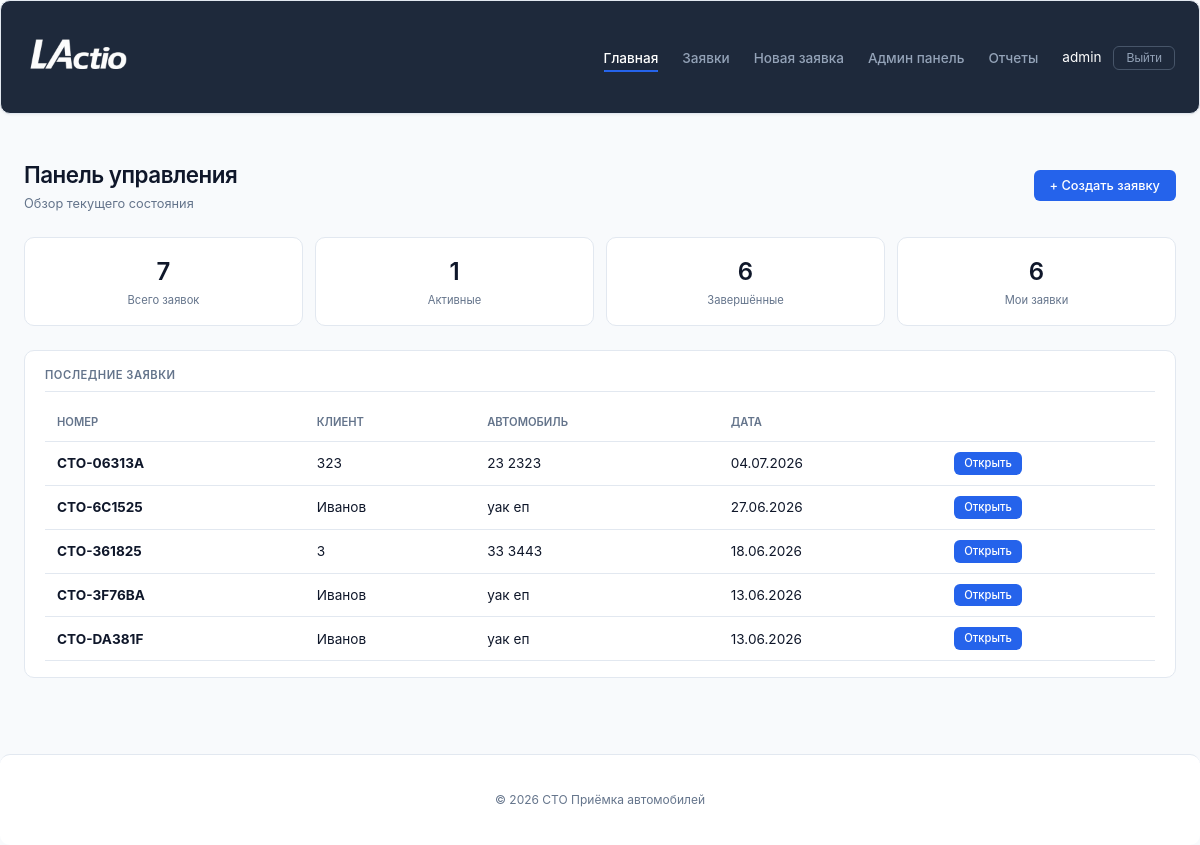
/ (signed in), run on an earlier commit of the app's database.
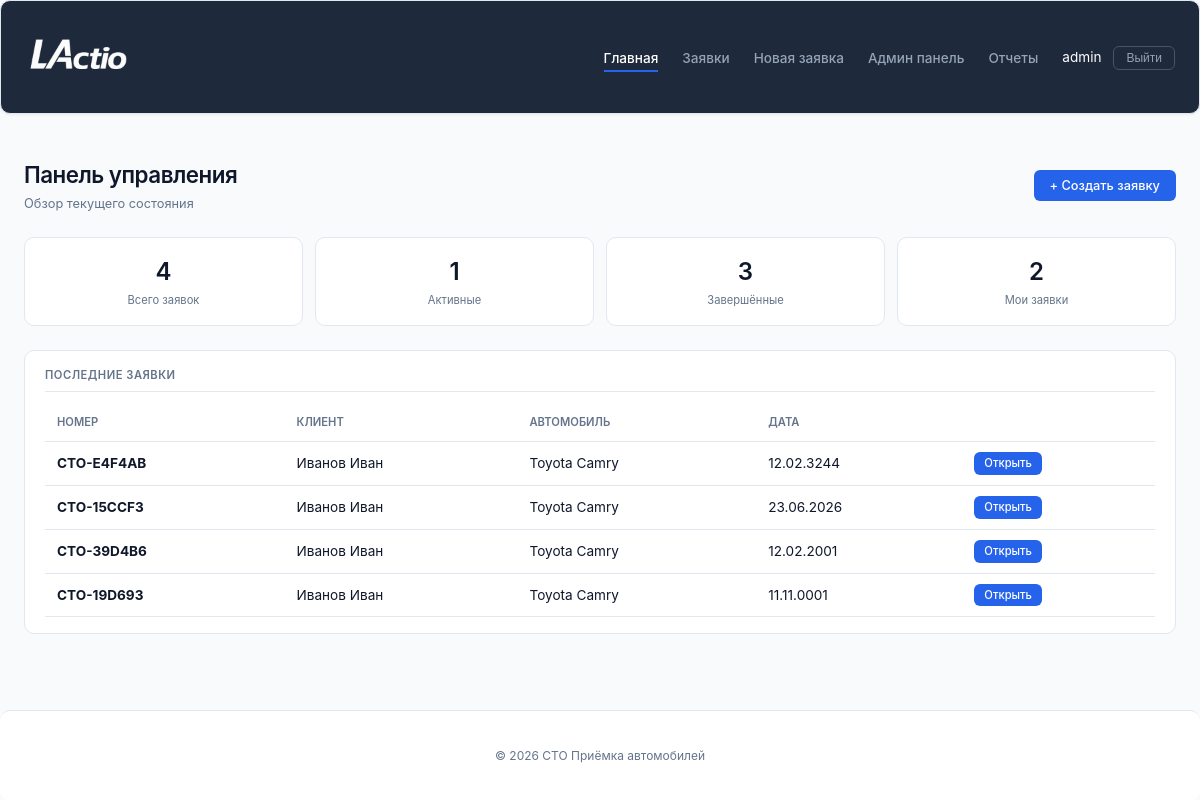
And on a later commit of the database.
### service_reception/models.py (models this page shows, shortened)
class RepairRequest(models.Model):
    STATUS_CHOICES = [
        ('draft', 'Черновик'),
        ('active', 'Активна'),
        ('completed', 'Завершена'),
        ('cancelled', 'Отменена'),
    ]
    request_number = models.CharField(max_length=20, unique=True, editable=False)
    receptionist = models.ForeignKey(User, on_delete=models.CASCADE)
    reception_date = models.DateField()
    reception_time = models.TimeField()
    client_name = models.CharField(max_length=200)
    client_phone = models.CharField(max_length=20)
    car_brand = models.CharField(max_length=100)
    car_model = models.CharField(max_length=100)
    license_plate = models.CharField(max_length=20, blank=True)
    vin = models.CharField(max_length=17, blank=True)
    work_types = models.ManyToManyField('WorkType', blank=True)
    issue_description = models.TextField()
    notes = models.TextField(blank=True)
    dashboard_photo = models.ImageField(
        upload_to='dashboard/',
        blank=True,
        null=True,
        verbose_name='Фото приборной панели'
    )
    mileage = models.IntegerField(
        null=True,
        blank=True,
        verbose_name='Пробег (км)'
    )
    status = models.CharField(max_length=20, choices=STATUS_CHOICES, default='draft')
    started_at = models.DateTimeField(null=True, blank=True, verbose_name="Время начала")
    completed_at = models.DateTimeField(null=True, blank=True, verbose_name="Время завершения")
    time_spent = models.DurationField(null=True, blank=True, verbose_name="Затраченное время")

### service_reception/views.py (the view, shortened to what this page needs)
# urls.py: path('', views.home, name='home'),
def home(request):
    if request.user.is_authenticated:
        if request.user.is_staff:
            all_requests = RepairRequest.objects.all()
            my_requests = RepairRequest.objects.filter(receptionist=request.user)
            total_requests = all_requests.count()
            total_active = all_requests.filter(status='active').count()
            total_completed = all_requests.filter(status='completed').count()
            my_requests_count = my_requests.count()
            recent_requests = all_requests.order_by('-reception_date')[:5]
    else:
        total_requests = 0
        total_active = 0
        total_completed = 0
        my_requests_count = 0
        recent_requests = []
    context = {
        'total_requests': total_requests,
        'total_active': total_active,
        'total_completed': total_completed,
        'my_requests_count': my_requests_count,
        'recent_requests': recent_requests,
    }
    return render(request, 'reception/home.html', context)

### service_reception/templates/reception/home.html (shortened to what this page needs)
{% extends 'reception/base.html' %}
{% load static %}
{% block content %}
<div class="page_header">
    <div>
        <div class="title">Панель управления</div>
        <div class="subtitle">Обзор текущего состояния</div>
    </div>
    <div class="actions">
        <a href="{% url 'service_reception:request_create' %}" class="btn btn_primary">+ Создать заявку</a>
    </div>
</div>
<div class="stat_grid">
    <div class="stat_card">
        <div class="stat_card_number">{{ total_requests }}</div>
        <div class="stat_card_label">Всего заявок</div>
    </div>
    <div class="stat_card">
        <div class="stat_card_number">{{ total_active }}</div>
        <div class="stat_card_label">Активные</div>
    </div>
    <div class="stat_card">
        <div class="stat_card_number">{{ total_completed }}</div>
        <div class="stat_card_label">Завершённые</div>
    </div>
    <div class="stat_card">
        <div class="stat_card_number">{{ my_requests_count }}</div>
        <div class="stat_card_label">Мои заявки</div>
    </div>
</div>
<div class="card">
    <div class="card_header">Последние заявки</div>
    {% if recent_requests %}
    <div class="table_wrapper">
        <table class="data_table">
            <thead>
                <tr>
                    <th class="data_table_header">Номер</th>
                    <th class="data_table_header">Клиент</th>
                    <th class="data_table_header">Автомобиль</th>
                    <th class="data_table_header">Дата</th>
                    <th class="data_table_header"></th>
                </tr>
            </thead>
            <tbody>
                {% for req in recent_requests %}
                <tr>
                    <td class="data_table_cell"><strong>{{ req.request_number }}</strong></td>
                    <td class="data_table_cell">{{ req.client_name }}</td>
                    <td class="data_table_cell">{{ req.car_brand }} {{ req.car_model }}</td>
                    <td class="data_table_cell">{{ req.reception_date|date:"d.m.Y" }}</td>
                    <td class="data_table_cell">
                        <a href="{% url 'service_reception:request_detail' req.pk %}" class="btn btn_primary btn_small">Открыть</a>
                    </td>
                </tr>
                {% endfor %}
            </tbody>
        </table>
    </div>
    {% else %}
    <div class="empty_state">Нет заявок</div>
    {% endif %}
</div>
{% endblock %}

What changed in the data, as far as the page shows it:
removed RepairRequest: request_number "СТО-06313A", client_name "323", car_brand "23", car_model "2323", reception_date "04.07.2026"
removed RepairRequest: request_number "СТО-6C1525", client_name "Иванов", car_brand "уак", car_model "еп", reception_date "27.06.2026"
removed RepairRequest: request_number "СТО-361825", client_name "3", car_brand "33", car_model "3443", reception_date "18.06.2026"
removed RepairRequest: request_number "СТО-3F76BA", client_name "Иванов", car_brand "уак", car_model "еп", reception_date "13.06.2026"
removed RepairRequest: request_number "СТО-DA381F", client_name "Иванов", car_brand "уак", car_model "еп", reception_date "13.06.2026"
added RepairRequest: request_number "СТО-E4F4AB", client_name "Иванов Иван", car_brand "Toyota", car_model "Camry", reception_date "12.02.3244"
added RepairRequest: request_number "СТО-15CCF3", client_name "Иванов Иван", car_brand "Toyota", car_model "Camry", reception_date "23.06.2026"
added RepairRequest: request_number "СТО-39D4B6", client_name "Иванов Иван", car_brand "Toyota", car_model "Camry", reception_date "12.02.2001"
now on this page (row edited): RepairRequest: request_number "СТО-19D693", client_name "Иванов Иван", car_brand "Toyota", car_model "Camry", reception_date "11.11.0001"
Also different on the page:
{{ total_requests }}: "7" → "4"
{{ total_completed }}: "6" → "3"
{{ my_requests_count }}: "6" → "2"
